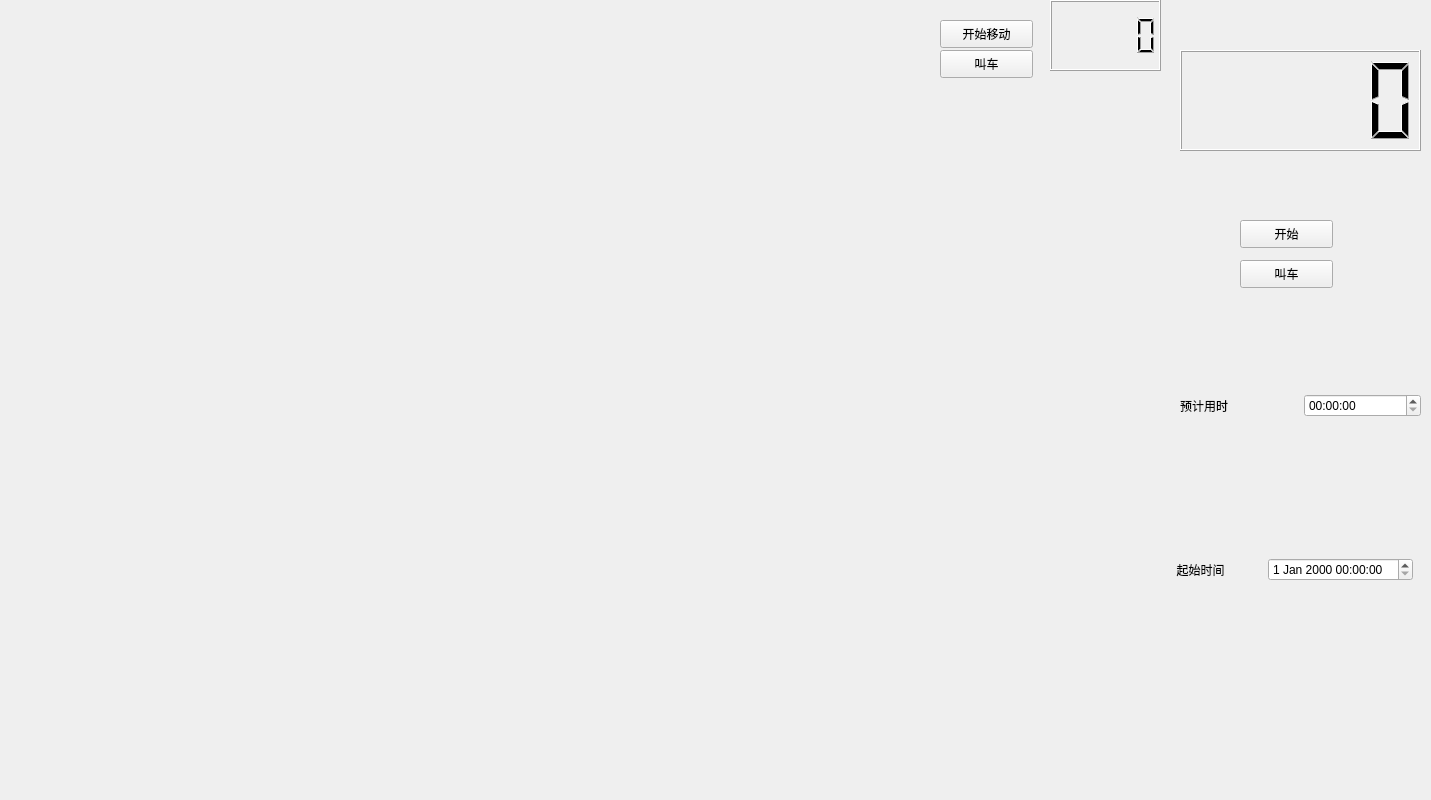
<?xml version="1.0" encoding="UTF-8"?>
<ui version="4.0">
 <class>Widget</class>
 <widget class="QWidget" name="Widget">
  <property name="geometry">
   <rect>
    <x>0</x>
    <y>0</y>
    <width>1431</width>
    <height>800</height>
   </rect>
  </property>
  <property name="windowTitle">
   <string>Form</string>
  </property>
  <widget class="MapWidget" name="TopWidget" native="true">
   <property name="geometry">
    <rect>
     <x>0</x>
     <y>0</y>
     <width>1165</width>
     <height>790</height>
    </rect>
   </property>
   <widget class="QPushButton" name="CSU_Button">
    <property name="geometry">
     <rect>
      <x>530</x>
      <y>440</y>
      <width>121</width>
      <height>61</height>
     </rect>
    </property>
    <property name="styleSheet">
     <string notr="true">background-color: transparent;  /* 绿色背景 */
border: none;  /* 无边框 */
color: transparent;  /* 白色文字 */
</string>
    </property>
    <property name="text">
     <string>PushButton</string>
    </property>
   </widget>
   <widget class="QPushButton" name="HNU_Button">
    <property name="geometry">
     <rect>
      <x>640</x>
      <y>90</y>
      <width>111</width>
      <height>51</height>
     </rect>
    </property>
    <property name="styleSheet">
     <string notr="true">background-color: transparent;  /* 绿色背景 */
border: none;  /* 无边框 */
color: transparent;  /* 白色文字 */
</string>
    </property>
    <property name="text">
     <string>PushButton</string>
    </property>
   </widget>
   <widget class="QPushButton" name="MEIXIHU_Button">
    <property name="geometry">
     <rect>
      <x>320</x>
      <y>-20</y>
      <width>131</width>
      <height>71</height>
     </rect>
    </property>
    <property name="styleSheet">
     <string notr="true">background-color: transparent;  /* 绿色背景 */
border: none;  /* 无边框 */
color: transparent;  /* 白色文字 */
</string>
    </property>
    <property name="text">
     <string>到这</string>
    </property>
   </widget>
   <widget class="QPushButton" name="HUIWANG_Button">
    <property name="geometry">
     <rect>
      <x>590</x>
      <y>330</y>
      <width>111</width>
      <height>51</height>
     </rect>
    </property>
    <property name="styleSheet">
     <string notr="true">background-color: transparent;  /* 绿色背景 */
border: none;  /* 无边框 */
color: transparent;  /* 白色文字 */
</string>
    </property>
    <property name="text">
     <string>PushButton</string>
    </property>
   </widget>
   <widget class="QPushButton" name="CSU_OLD_Button">
    <property name="geometry">
     <rect>
      <x>420</x>
      <y>320</y>
      <width>101</width>
      <height>51</height>
     </rect>
    </property>
    <property name="styleSheet">
     <string notr="true">background-color: transparent;  /* 绿色背景 */
border: none;  /* 无边框 */
color: transparent;  /* 白色文字 */
</string>
    </property>
    <property name="text">
     <string>PushButton</string>
    </property>
   </widget>
   <widget class="QPushButton" name="XIANGBIWO_Button">
    <property name="geometry">
     <rect>
      <x>74</x>
      <y>250</y>
      <width>93</width>
      <height>28</height>
     </rect>
    </property>
    <property name="styleSheet">
     <string notr="true">background-color: transparent;  /* 绿色背景 */
border: none;  /* 无边框 */
color: transparent;  /* 白色文字 */
</string>
    </property>
    <property name="text">
     <string>PushButton</string>
    </property>
   </widget>
   <widget class="QPushButton" name="YANGHU_Button">
    <property name="geometry">
     <rect>
      <x>480</x>
      <y>570</y>
      <width>131</width>
      <height>51</height>
     </rect>
    </property>
    <property name="styleSheet">
     <string notr="true">background-color: transparent;  /* 绿色背景 */
border: none;  /* 无边框 */
color: transparent;  /* 白色文字 */
</string>
    </property>
    <property name="text">
     <string>PushButton</string>
    </property>
   </widget>
   <widget class="QPushButton" name="WUYI_Button">
    <property name="geometry">
     <rect>
      <x>890</x>
      <y>110</y>
      <width>121</width>
      <height>61</height>
     </rect>
    </property>
    <property name="styleSheet">
     <string notr="true">background-color: transparent;  /* 绿色背景 */
border: none;  /* 无边框 */
color: transparent;  /* 白色文字 */
</string>
    </property>
    <property name="text">
     <string>PushButton</string>
    </property>
   </widget>
   <widget class="QPushButton" name="HNNU_Button">
    <property name="geometry">
     <rect>
      <x>160</x>
      <y>580</y>
      <width>111</width>
      <height>51</height>
     </rect>
    </property>
    <property name="styleSheet">
     <string notr="true">background-color: transparent;  /* 绿色背景 */
border: none;  /* 无边框 */
color: transparent;  /* 白色文字 */
</string>
    </property>
    <property name="text">
     <string>PushButton</string>
    </property>
   </widget>
   <widget class="QPushButton" name="BISHAHU_Button">
    <property name="geometry">
     <rect>
      <x>798</x>
      <y>371</y>
      <width>93</width>
      <height>28</height>
     </rect>
    </property>
    <property name="styleSheet">
     <string notr="true">background-color: transparent;  /* 绿色背景 */
border: none;  /* 无边框 */
color: transparent;  /* 白色文字 */
</string>
    </property>
    <property name="text">
     <string>PushButton</string>
    </property>
   </widget>
   <widget class="QPushButton" name="CSUST_Button">
    <property name="geometry">
     <rect>
      <x>890</x>
      <y>410</y>
      <width>111</width>
      <height>51</height>
     </rect>
    </property>
    <property name="styleSheet">
     <string notr="true">background-color: transparent;  /* 绿色背景 */
border: none;  /* 无边框 */
color: transparent;  /* 白色文字 */
</string>
    </property>
    <property name="text">
     <string>PushButton</string>
    </property>
   </widget>
   <widget class="QPushButton" name="XIANGYA_Button">
    <property name="geometry">
     <rect>
      <x>975</x>
      <y>125</y>
      <width>101</width>
      <height>41</height>
     </rect>
    </property>
    <property name="styleSheet">
     <string notr="true">background-color: transparent;  /* 绿色背景 */
border: none;  /* 无边框 */
color: transparent;  /* 白色文字 */
</string>
    </property>
    <property name="text">
     <string>PushButton</string>
    </property>
   </widget>
   <widget class="QPushButton" name="NANJIAO_Button">
    <property name="geometry">
     <rect>
      <x>890</x>
      <y>530</y>
      <width>111</width>
      <height>51</height>
     </rect>
    </property>
    <property name="styleSheet">
     <string notr="true">background-color: transparent;  /* 绿色背景 */
border: none;  /* 无边框 */
color: transparent;  /* 白色文字 */
</string>
    </property>
    <property name="text">
     <string>PushButton</string>
    </property>
   </widget>
   <widget class="QPushButton" name="CSUFT_Button">
    <property name="geometry">
     <rect>
      <x>1000</x>
      <y>610</y>
      <width>111</width>
      <height>51</height>
     </rect>
    </property>
    <property name="styleSheet">
     <string notr="true">background-color: transparent;  /* 绿色背景 */
border: none;  /* 无边框 */
color: transparent;  /* 白色文字 */
</string>
    </property>
    <property name="text">
     <string>PushButton</string>
    </property>
   </widget>
   <widget class="QPushButton" name="StartMove_Button">
    <property name="geometry">
     <rect>
      <x>940</x>
      <y>20</y>
      <width>93</width>
      <height>28</height>
     </rect>
    </property>
    <property name="text">
     <string>开始移动</string>
    </property>
   </widget>
   <widget class="QLCDNumber" name="CostNumber_map">
    <property name="geometry">
     <rect>
      <x>1050</x>
      <y>0</y>
      <width>111</width>
      <height>71</height>
     </rect>
    </property>
   </widget>
   <widget class="QPushButton" name="CallCar_Button">
    <property name="geometry">
     <rect>
      <x>940</x>
      <y>50</y>
      <width>93</width>
      <height>28</height>
     </rect>
    </property>
    <property name="text">
     <string>叫车</string>
    </property>
   </widget>
  </widget>
  <widget class="QPushButton" name="StartButton">
   <property name="geometry">
    <rect>
     <x>1240</x>
     <y>220</y>
     <width>93</width>
     <height>28</height>
    </rect>
   </property>
   <property name="text">
    <string>开始</string>
   </property>
  </widget>
  <widget class="QWidget" name="horizontalLayoutWidget_3">
   <property name="geometry">
    <rect>
     <x>1170</x>
     <y>530</y>
     <width>243</width>
     <height>80</height>
    </rect>
   </property>
   <layout class="QHBoxLayout" name="StartTimeHorizonalLayout">
    <item>
     <widget class="QLabel" name="StartTimeLabel">
      <property name="text">
       <string>  起始时间</string>
      </property>
     </widget>
    </item>
    <item>
     <widget class="QDateTimeEdit" name="StartDateTimeEdit"/>
    </item>
   </layout>
  </widget>
  <widget class="QWidget" name="horizontalLayoutWidget">
   <property name="geometry">
    <rect>
     <x>1180</x>
     <y>350</y>
     <width>241</width>
     <height>111</height>
    </rect>
   </property>
   <layout class="QHBoxLayout" name="TimeCostHorizonalLayout">
    <item>
     <widget class="QLabel" name="TimeCostLabel">
      <property name="text">
       <string>预计用时</string>
      </property>
     </widget>
    </item>
    <item>
     <widget class="QTimeEdit" name="TimeCostEdit"/>
    </item>
   </layout>
  </widget>
  <widget class="QLCDNumber" name="CostNumber">
   <property name="geometry">
    <rect>
     <x>1180</x>
     <y>50</y>
     <width>241</width>
     <height>101</height>
    </rect>
   </property>
  </widget>
  <widget class="QPushButton" name="CallCarButton">
   <property name="geometry">
    <rect>
     <x>1240</x>
     <y>260</y>
     <width>93</width>
     <height>28</height>
    </rect>
   </property>
   <property name="text">
    <string>叫车</string>
   </property>
  </widget>
 </widget>
 <customwidgets>
  <customwidget>
   <class>MapWidget</class>
   <extends>QWidget</extends>
   <header>mapwidget.h</header>
   <container>1</container>
  </customwidget>
 </customwidgets>
 <resources/>
 <connections/>
</ui>
